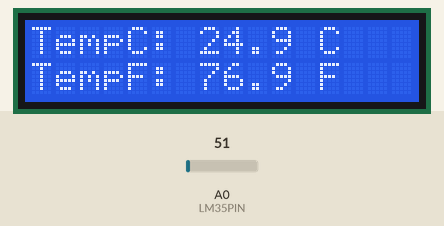
Bench run of a sketch on a simulated Arduino Uno, built with avr-gcc and run on an emulated ATmega328P. On the bench: 16×2 character LCD. Inputs (shaded band) come from the test bench; at power-on: A0 (LM35PIN) = 51.

Above: at 1.2 s.
1.3 s: A0 (LM35PIN) set to 61
At 3.5 s:
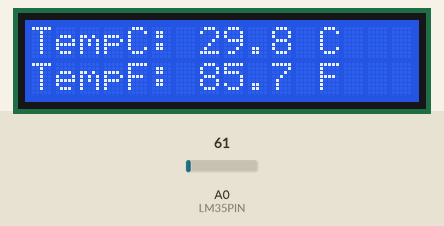
4.0 s: A0 (LM35PIN) set to 71
At 4.9 s:
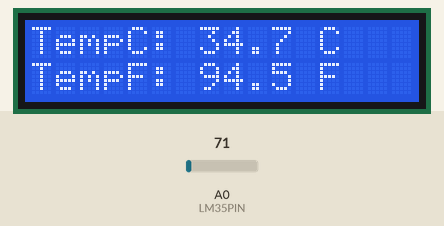
6.7 s: A0 (LM35PIN) set to 86
At 9.0 s:
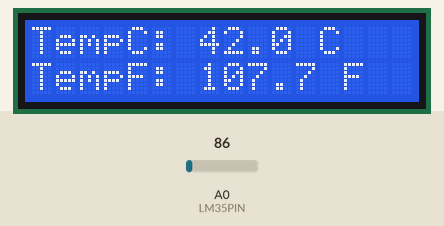
Timing chart, 0 to 10.5 s (numbered marks = the images above; inputs shaded):
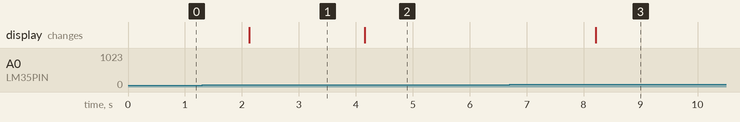

The sketch:

A1-LM35_LCD_mau.ino
```cpp
#include <Wire.h>
#include <LiquidCrystal_I2C.h>
LiquidCrystal_I2C lcd(0x27, 16, 2);
#define LM35PIN A0

void setup() {
  Serial.begin(9600);
  lcd.init();
  lcd.backlight();
  lcd.clear();
}
void loop() {
  int sensorValue = analogRead(LM35PIN);
  float voltage = sensorValue * (5.0 / 1023.0);
  float celsius = voltage * 100.0;
  float fahrenheit = (celsius * 9.0 / 5.0) + 32.0;

  lcd.clear();
  lcd.setCursor(0, 0);
  lcd.print("TempC: ");
  lcd.print(celsius, 1);
  lcd.print(" C");
  lcd.setCursor(0, 1);
  lcd.print("TempF: ");
  lcd.print(fahrenheit, 1);
  lcd.print(" F");
  delay(2000);
}
```

Measured:
- after the input at 1.3 s, the display: changes after 0.83 s (image 1)
- after the input at 4.0 s, the display: changes after 0.15 s (image 2)
- after the input at 6.7 s, the display: changes after 1.5 s (image 3)
